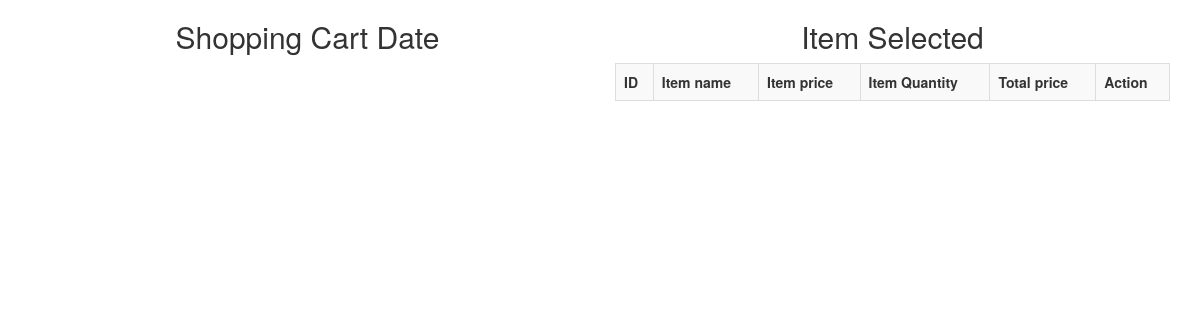
The app's page /kupovina.php, older data.
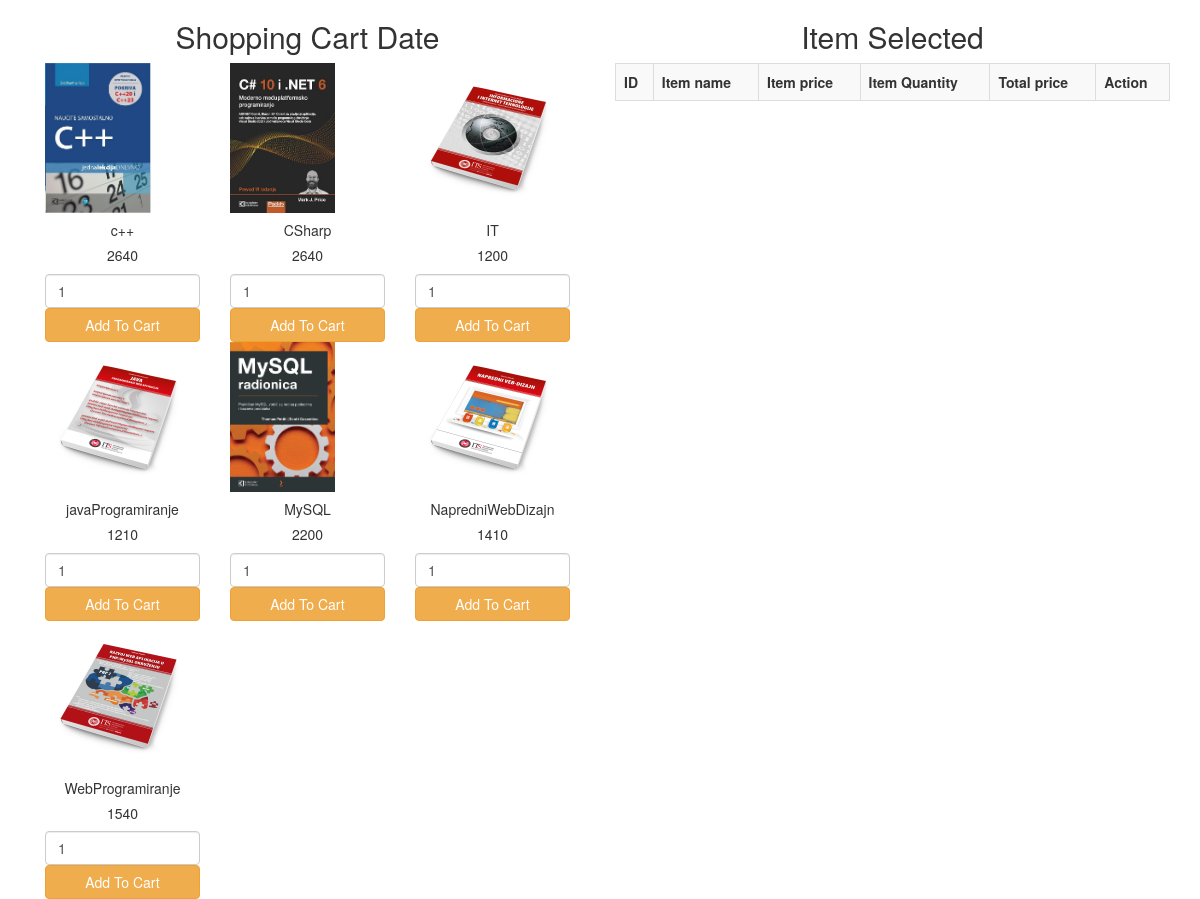
The same page, newer data.
### tables this page shows
CREATE TABLE `cart_item` (
  `id` int(11) NOT NULL,
  `name` varchar(30) NOT NULL,
  `price` int(11) NOT NULL,
  `image` varchar(255) NOT NULL
);

### kupovina.php (the view, shortened to what this page needs)
<?php
$connect = mysqli_connect("localhost","root","","user_db");
?>
<!DOCTYPE html>
<html>
<head>
	<link href="css/bootstrap.min.css" rel="stylesheet">
	<link href="css/all.min.css"  rel="stylesheet">
	<link href="css/mojstil.css"  rel="stylesheet">
</head>
<body>
	<div class="container-fluid">
		<div class="col-md-12">
			<div class="row">
				<div class="col-md-6">
					<h2 class="text-center">Shopping Cart Date</h2>
					<div class="col-md-12">
						<div class="row">
							<?php
							$query = "SELECT * FROM cart_item";
							$result= mysqli_query($connect,$query);
							while($row = mysqli_fetch_array($result)) {?>
								<div class="col-md-4">
									<form method="post" action="kupovina.php?id=<?=$row['id'] ?>">
										<img src="img/knjige/<?= $row['image'] ?>" style='height: 150px;'>
										<h5 class="text-center"><?= $row['name']; ?></h5>
										<h5 class="text-center"><?= $row['price']; ?></h5>
										<input type="number" name="quantity" value="1" class="form-control">
										<input type="submit" name="add_to_cart" class="btn btn-warning btn-block my-2" value="Add To Cart">
									</form>
								</div>
							<?php }
							?>
						</div>
					</div>
				</div>
				<div class="col-md-6">
					<h2 class="text-center">Item Selected</h2>
					<?php
					$output="";
					$output .= "
					<table class='table table-bordered table-striped'>
					<tr>
					<th>ID</th>
					<th>Item name</th>
					<th>Item price</th>
					<th>Item Quantity</th>
					<th>Total price</th>
					<th>Action</th>
					</tr>
					";
					echo $output;
					?>
				</div>
			</div>
		</div>
	</div>
</body>
</html>

Row changes from the older to the newer data that the page shows:
added cart_item: image (picture), name "c++", price "2640"
added cart_item: image (picture), name "CSharp", price "2640"
added cart_item: image (picture), name "IT", price "1200"
added cart_item: image (picture), name "javaProgramiranje", price "1210"
added cart_item: image (picture), name "MySQL", price "2200"
added cart_item: image (picture), name "NapredniWebDizajn", price "1410"
added cart_item: image (picture), name "WebProgramiranje", price "1540"
